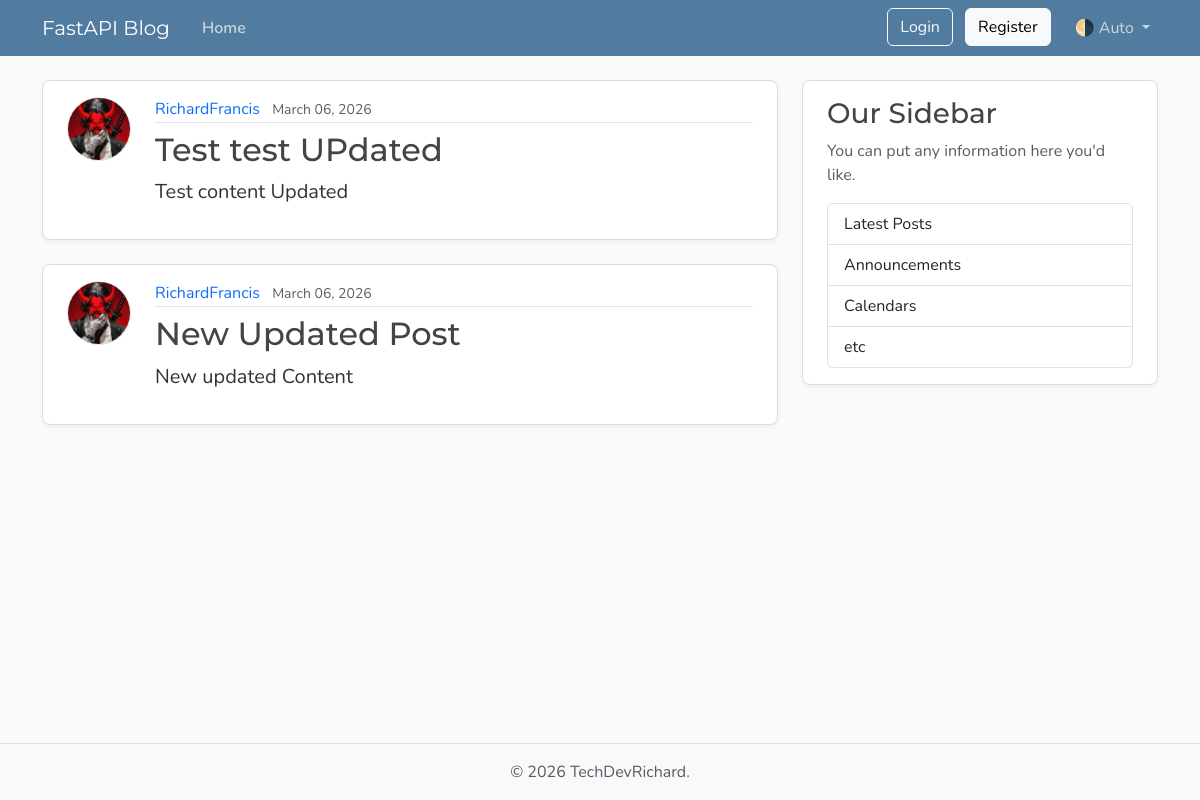
The page /posts on the database its author committed.
### models.py (models this page shows, shortened)
class Post(Base):
    __tablename__ = "posts"
    id: Mapped[int] = mapped_column(Integer, primary_key=True, index=True)
    title: Mapped[str] = mapped_column(String(100), nullable=False)
    content: Mapped[str] = mapped_column(Text, nullable=False)
    user_id: Mapped[int] = mapped_column(
        ForeignKey("users.id"),
        nullable=False,
        index=True,
    )
    date_posted: Mapped[datetime] = mapped_column(
        DateTime(timezone=True),
        default=lambda: datetime.now(UTC),
    )
    author: Mapped[User] = relationship(back_populates="posts")

class User(Base):
    __tablename__ = "users"
    id: Mapped[int] = mapped_column(Integer, primary_key=True, index=True)
    username: Mapped[str] = mapped_column(String(50), unique=True, nullable=False)
    email: Mapped[str] = mapped_column(String(120), unique=True, nullable=False)
    password_hash: Mapped[str] = mapped_column(String(200), nullable=False)
    image_file: Mapped[str | None] = mapped_column(
        String(200),
        nullable=True,
        default=None,
    )
    posts: Mapped[list[Post]] = relationship(back_populates="author", cascade="all, delete-orphan")

### main.py (the view)
@app.get("/", include_in_schema=False, name="home")
@app.get("/posts", include_in_schema=False, name="posts")
async def home(request: Request, db: Annotated[AsyncSession, Depends(get_db)]):
    result = await db.execute(select(models.Post).options(selectinload(models.Post.author)).order_by(models.Post.date_posted.desc()))
    posts = result.scalars().all()
    return templates.TemplateResponse(
        request,
        "home.html",
        {"posts": posts, "title": "Home"},
    )

### templates/home.html
{% extends "layout.html" %}
{% block content %}
  {% for post in posts %}
    <article class="content-section py-3 px-4 mb-4">
      <div class="d-flex align-items-start gap-4">
        <img class="rounded-circle article-img flex-shrink-0"
             src="{{ post.author.image_path }}"
             alt="{{ post.author.username }}'s profile picture"
             width="64"
             height="64"
             loading="lazy">
        <div class="flex-grow-1">
          <div class="article-metadata mb-2">
            <a class="me-2"
               href="{{ url_for("user_posts", user_id=post.author.id) }}">{{ post.author.username }}</a>
            <small class="text-body-secondary">{{ post.date_posted.strftime("%B %d, %Y") }}</small>
          </div>
          <h2>
            <a class="article-title"
               href="{{ url_for("post_page", post_id=post.id) }}">{{ post.title }}</a>
          </h2>
          <p class="article-content">{{ post.content }}</p>
        </div>
      </div>
    </article>
  {% endfor %}
{% endblock content %}

### templates/layout.html (shortened to what this page needs)
<!DOCTYPE html>
<html lang="en">
<head>
  <link href="https://cdn.jsdelivr.net/npm/bootstrap@5.3.8/dist/css/bootstrap.min.css" rel="stylesheet"
>
  <link rel="stylesheet" type="text/css" href="{{ url_for('static', path='css/main.css')}}">
</head>
<body class="d-flex flex-column min-vh-100">
  <header class="site-header">
    <nav class="navbar navbar-expand-md bg-steel fixed-top" data-bs-theme="dark">
      <div class="container">
        <a class="navbar-brand me-4" href="{{ url_for('home')}}">FastAPI Blog</a>
        <div class="collapse navbar-collapse" id="navbarToggle">
          <div class="navbar-nav me-auto">
            <a class="nav-link active" aria-current="page" href="{{ url_for('home')}}">Home</a>
          </div>
          <div class="navbar-nav">
            <div id="loggedOutNav">
              <a class="btn btn-outline-light mb-2 mb-md-0 me-md-2" href="{{ url_for( "login_page") }}">Login</a>
              <a class="btn btn-light mb-2 mb-md-0 me-md-3" href="{{ url_for("register_page") }}">Register</a>
            </div>
            <div class="nav-item dropdown">
              <a class="nav-link dropdown-toggle" href="#" role="button" id="bd-theme" data-bs-toggle="dropdown"
                aria-expanded="false">
                <span id="bd-theme-text">🌗 Auto</span>
              </a>
            </div>
          </div>
        </div>
      </div>
    </nav>
  </header>
  <main role="main" class="container">
    <div class="row">
      <div class="col-md-8">
        {% block content %}
        {% endblock content %}
      </div>
      <aside class="col-md-4">
        <div class="content-section py-3 px-4 mb-4">
          <h3>Our Sidebar</h3>
          <p class="text-body-secondary">You can put any information here you'd like.</p>
          <ul class="list-group">
            <li class="list-group-item">Latest Posts</li>
            <li class="list-group-item">Announcements</li>
            <li class="list-group-item">Calendars</li>
            <li class="list-group-item">etc</li>
          </ul>
        </div>
      </aside>
    </div>
  </main>
  <footer class="mt-auto py-3 bg-body-tertiary border-top">
    <div class="container text-center">
      <p class="text-body-secondary mb-0">
        © <span id="year"></span> TechDevRichard.
      </p>
    </div>
  </footer>
</body>
</html>

### static/css/main.css (style rules this page uses)
:root { --font-heading: "Montserrat", system-ui, -apple-system, BlinkMacSystemFont, sans-serif; --font-body: "Nunito", system-ui, -apple-system, BlinkMacSystemFont, sans-serif; --color-bg-body: #fafafa; --color-bg-content: #ffffff; --color-text-primary: #333333; --color-text-heading: #444444; --color-steel: #527c9f; --color-nav-link: #cbd5db; --color-nav-link-hover: #ffffff; --color-link-hover: #428bca; --color-border: #dddddd; --color-border-light: #e3e3e3; --spacing-xl: 5rem; --article-img-size: 4rem; --account-img-size: 7.813rem; }
body { font-family: var(--font-body); background: var(--color-bg-body); color: var(--color-text-primary); }
main { padding-top: var(--spacing-xl); }
h1, h2, h3, h4, h5, h6 { font-family: var(--font-heading); color: var(--color-text-heading); }
.navbar-brand { font-family: var(--font-heading); }
a { text-decoration: none; }
.bg-steel { background-color: var(--color-steel); }
.site-header .navbar-nav .nav-link { color: var(--color-nav-link); transition: color 0.2s ease-in-out; }
.site-header .navbar-nav .nav-link.active { font-weight: 600; }
.content-section { background: var(--color-bg-content); border: 1px solid var(--color-border); border-radius: 0.5rem; box-shadow: 0 2px 4px rgba(15, 23, 42, 0.05); transition: box-shadow 0.15s ease, transform 0.15s ease, border-color 0.15s ease; }
.article-title { color: var(--color-text-heading); transition: color 0.2s ease-in-out; }
.article-content { white-space: pre-line; font-size: 1.25rem; }
.article-img { height: var(--article-img-size); width: var(--article-img-size); flex-shrink: 0; object-fit: cover; border: 1px solid var(--color-border-light); box-shadow: 0 0 0 2px var(--color-bg-content); }
.article-metadata { padding-bottom: 0.063rem; border-bottom: 1px solid var(--color-border-light); }
.article-metadata a { transition: color 0.2s ease-in-out; }
[data-bs-theme="dark"] { --color-bg-body: #1a1a1a; --color-bg-content: #2d2d2d; --color-text-primary: #e0e0e0; --color-text-heading: #f0f0f0; --color-border: #404040; --color-border-light: #4a4a4a; }

### rows shown on the page
Post: author.image_path (picture), author.username "RichardFrancis", date_posted "March 06, 2026", title "Test test UPdated", content "Test content Updated"
Post: author.image_path (picture), author.username "RichardFrancis", date_posted "March 06, 2026", title "New Updated Post", content "New updated Content"
